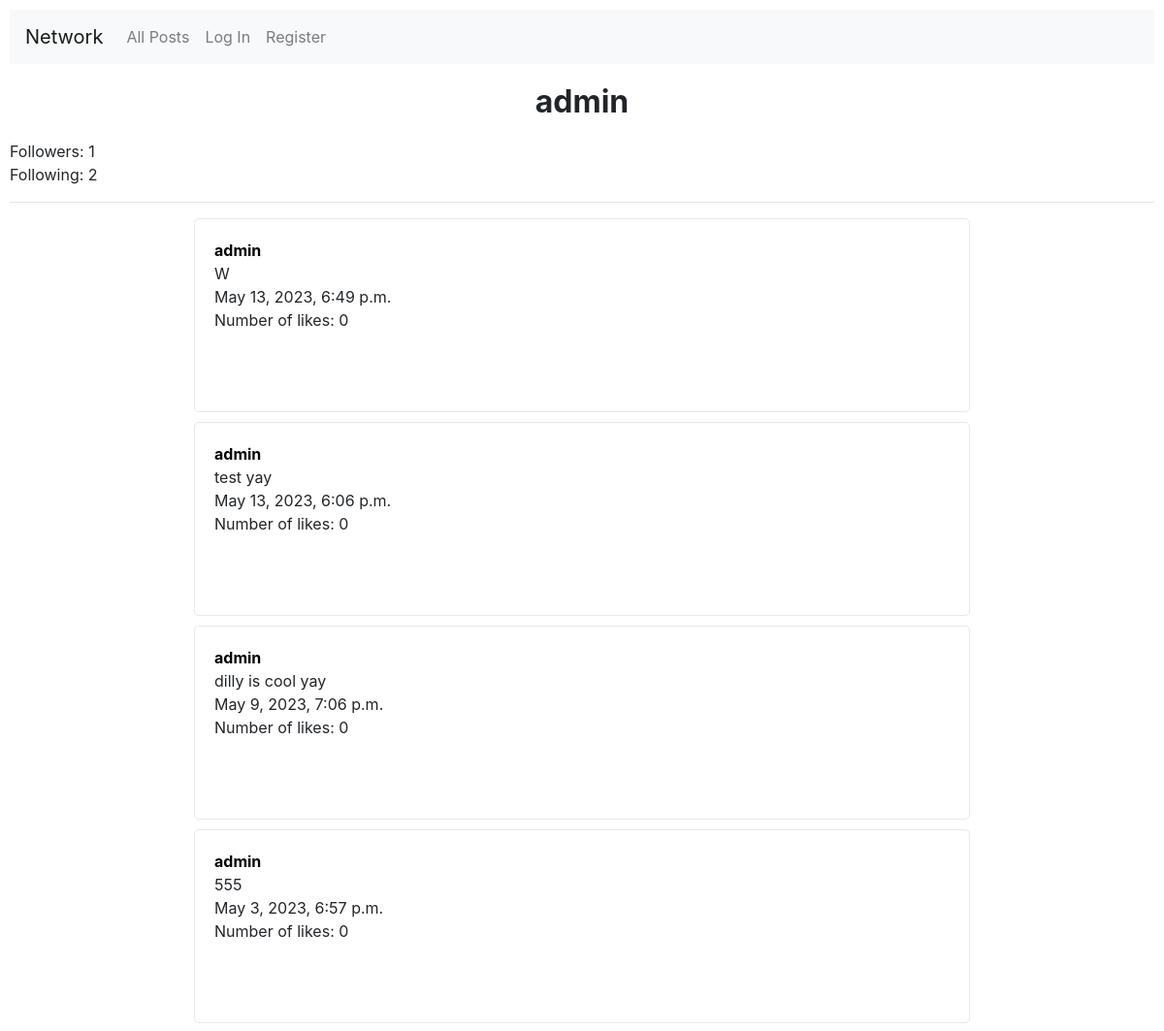
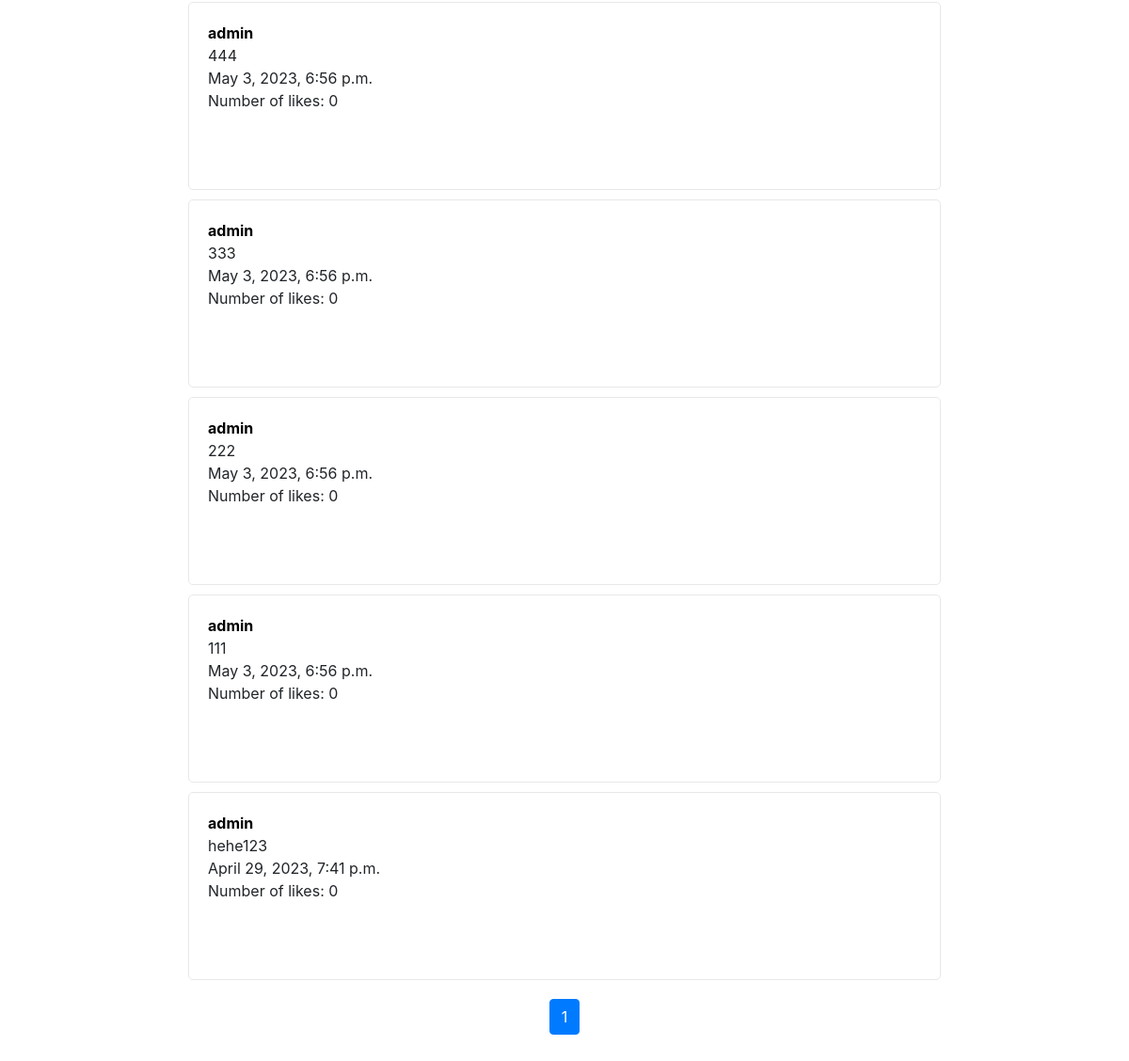
/profile/5, run on the app's committed database (2 pictures, top to bottom).
### network/models.py (models this page shows, shortened)
class User(AbstractUser):
    pass

class Post(models.Model):
    user = models.ForeignKey(User, on_delete=models.CASCADE, blank=True, null=True, related_name="post_user")
    content = models.CharField(max_length=280)
    number_of_likes = models.IntegerField(default=0)
    time = models.DateTimeField(auto_now_add=True)

### network/views.py (the view)
# urls.py: path("profile/<int:profile_id>", views.profile, name="profile"),
def profile(request, profile_id):
        all_user_posts = Post.objects.filter(user=profile_id).order_by("-time")
        number_of_posts = len(all_user_posts)
        user = None
        likes = None
        liked_post_ids = []
        if request.user.id is not None:
            user = User.objects.get(id=request.user.id)
            likes = Like.objects.filter(user=user)
            for like in likes:
                liked_post_ids.append(like.post.id)
        profile = User.objects.get(id=profile_id)
        followers = Follow.objects.filter(following=profile_id)
        follower_list = []
        for follower in followers:
            follower_list.append(follower.user)
        if user in follower_list:
            is_following = True
        else:
            is_following = False
        following = Follow.objects.filter(user=profile_id)
        page_obj = get_page_objects(request, all_user_posts)
        return render(request, "network/profile.html", {
            "user": user,
            "liked_post_ids": liked_post_ids,
            "profile": profile,
            "is_following": is_following,
            "followers_count": len(followers),
            "following_count": len(following),
            "page_obj": page_obj,
            "number_of_posts": number_of_posts
        })

### network/utils.py (called while the page is built)
def get_page_objects(request, posts):
    paginator = Paginator(posts, 10)
    page_number = request.GET.get("page")
    page_obj = paginator.get_page(page_number)
    return page_obj

### network/templates/network/profile.html (shortened to what this page needs)
{% extends "network/layout.html" %}
{% block body %}
    <h2>{{ profile.username }}</h2>
    <div>
        Followers: {{ followers_count }}
    </div>
    <div>
        Following: {{ following_count }}
    </div>
    <hr>
    {% include "network/posts.html" %}
{% endblock %}

### network/templates/network/posts.html (shortened to what this page needs)
{% load static %}
{% if number_of_posts > 0 %}
    {% for post in page_obj %}
        <div class="post-panel">
            <div>
                <a class="username" href="{% url 'profile' profile_id=post.user.id %}"><strong>{{ post.user }}</strong></a>
            </div>
            <div id="content-div-{{ post.id }}-saved">
                {{ post.content }}
            </div>
            <div>
                {{ post.time }}
            </div>
            <div id="likes-div-{{ post.id }}">
                Number of likes: {{ post.number_of_likes }}
            </div>
        </div>
    {% endfor %}
{% else %}
    No active posts
{% endif %}
<div class="pagination page-navigation">
    <li class="page-item active"><a class="page-link" href="?page={{ page_obj.number }}">{{ page_obj.number }}</a></li>
</div>

### network/static/network/styles.css (style rules this page uses)
h2 { text-align: center; font-weight: bold; margin: 20px; }
body { padding: 10px; }
.post-panel { border: 1px solid #E8E8E8; border-radius: 5px; padding: 20px; margin: 0 auto; margin-bottom: 10px; width: 800px; min-height: 200px; }
.username { color: black; }
.page-navigation { display: flex; justify-content: center; margin: 20px auto; }

### data on the page
User: username "admin"
Post: user "admin", content "W", time "May 13, 2023, 6:49 p.m.", number_of_likes "0"
Post: user "admin", content "test yay", time "May 13, 2023, 6:06 p.m.", number_of_likes "0"
Post: user "admin", content "dilly is cool yay", time "May 9, 2023, 7:06 p.m.", number_of_likes "0"
Post: user "admin", content "555", time "May 3, 2023, 6:57 p.m.", number_of_likes "0"
Post: user "admin", content "444", time "May 3, 2023, 6:56 p.m.", number_of_likes "0"
Post: user "admin", content "333", time "May 3, 2023, 6:56 p.m.", number_of_likes "0"
Post: user "admin", content "222", time "May 3, 2023, 6:56 p.m.", number_of_likes "0"
Post: user "admin", content "111", time "May 3, 2023, 6:56 p.m.", number_of_likes "0"
Post: user "admin", content "hehe123", time "April 29, 2023, 7:41 p.m.", number_of_likes "0"

### other printed values
{{ followers_count }} "1"
{{ following_count }} "2"
{{ page_obj.number }} "1"
